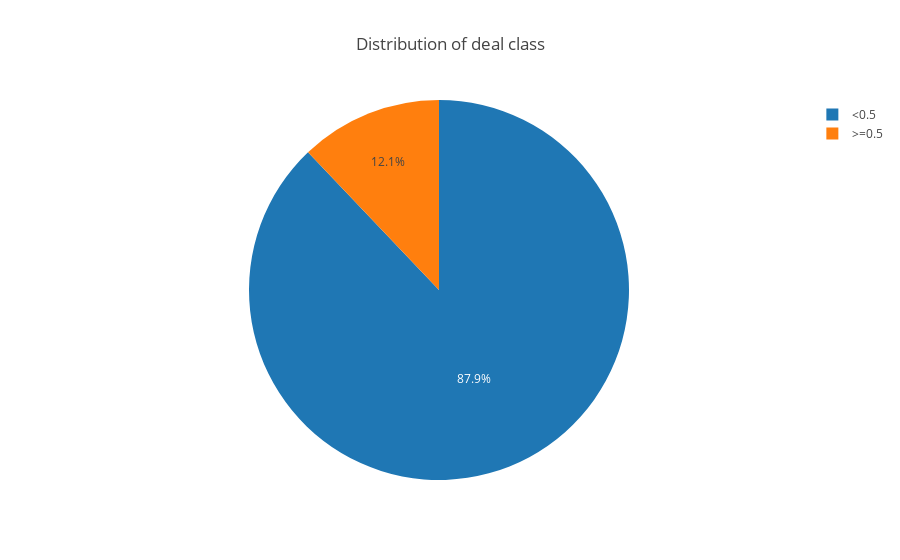

The notebook cell saved with this chart:
### Code cell
train['deal_class'] = train['deal_probability'].apply(lambda x: ">=0.5" if x >=0.5 else "<0.5")
temp = train['deal_class'].value_counts()
labels = temp.index
sizes = (temp / temp.sum())*100
trace = go.Pie(labels=labels, values=sizes, hoverinfo='label+percent')
layout = go.Layout(title='Distribution of deal class')
data = [trace]
fig = go.Figure(data=data, layout=layout)
py.iplot(fig)

del train['deal_class']

### Figure 1 — Plotly figure (JSON) as saved in the notebook; plotly's stock layout.template omitted (floating-point values rounded to 4 significant figures)
{"data": [{"hoverinfo": "label+percent", "labels": ["<0.5", ">=0.5"], "type": "pie", "values": [87.89, 12.11]}], "layout": {"title": "Distribution of deal class"}}
